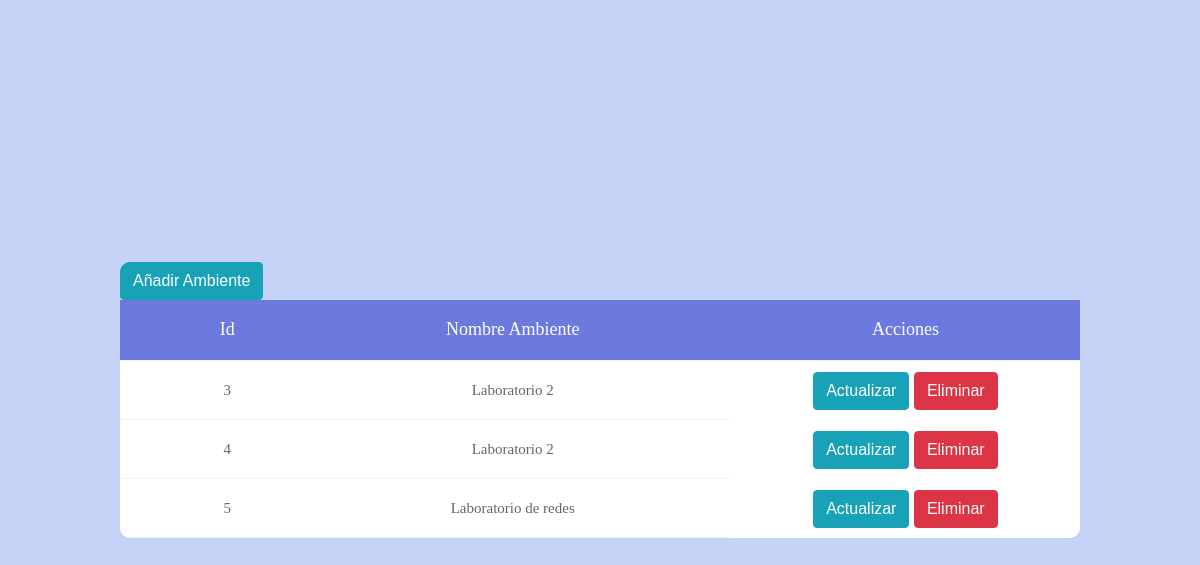
Before: /ambiente/ with the older database file.
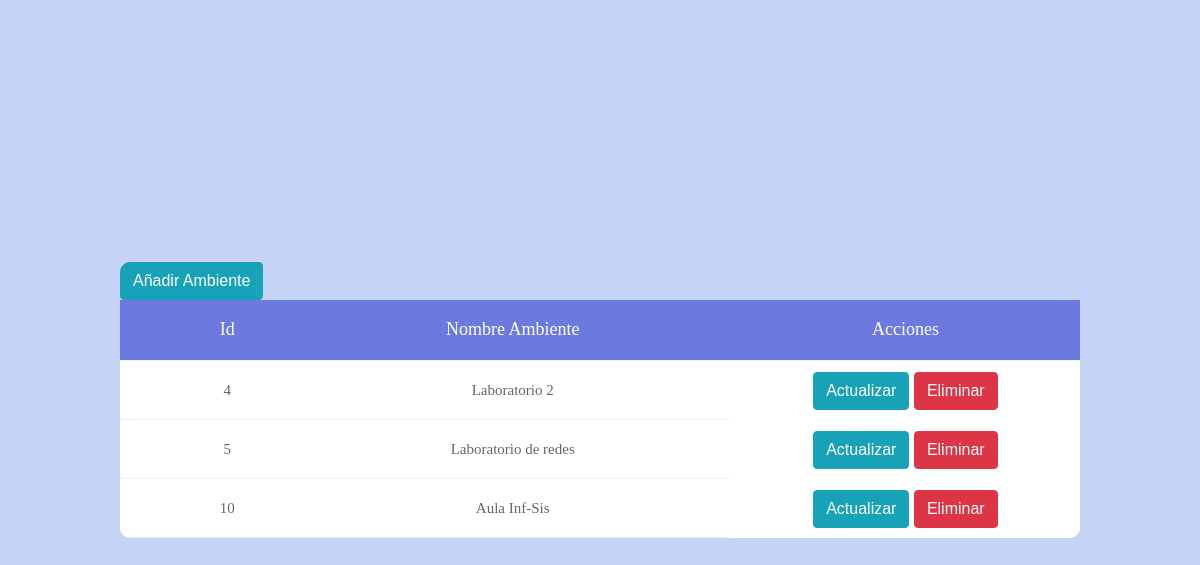
After: the same page with the newer database file.
### ambiente/models.py (models this page shows, shortened)
class Ambiente (models.Model):
    nombre_ambiente = models.CharField(max_length=200)

### ambiente/views.py (the view)
# urls.py: path('', AmbienteListView.as_view(), name='ambiente-list'),
class AmbienteListView(ListView):
    model = Ambiente

### ambiente/templates/ambiente/ambiente_list.html (shortened to what this page needs)
{% load static %}
<!DOCTYPE html>
<html lang="en">
<head>
	<link rel="stylesheet" type="text/css" href="{% static 'tabla/vendor/bootstrap/css/bootstrap.min.css' %}">
	<link rel="stylesheet" type="text/css" href="{% static 'tabla/fonts/font-awesome-4.7.0/css/font-awesome.min.css' %}">
	<link rel="stylesheet" type="text/css" href="{% static 'tabla/vendor/animate/animate.css' %}">
	<link rel="stylesheet" type="text/css" href="{% static 'tabla/vendor/select2/select2.min.css' %}">
	<link rel="stylesheet" type="text/css" href="{% static 'tabla/vendor/perfect-scrollbar/perfect-scrollbar.css' %}">
	<link rel="stylesheet" type="text/css" href="{% static 'tabla/css/util.css' %}">
	<link rel="stylesheet" type="text/css" href="{% static 'tabla/css/main.css' %}">
</head>
<body>
	<div class="limiter">
		<div class="container-table100">
			<div class="wrap-table100">
				<a class="btn btn-info"  href="{% url 'ambiente:ambiente-crear' %}">Añadir Ambiente</a>
					<div class="table">
						<div class="row header">
							<div class="cell">
								Id
							</div>
							<div class="cell">
								Nombre Ambiente
							</div>
							<div class="cell">
								Acciones
							</div>
						</div>
							{% if object_list %}
							{% for ambiente in object_list %}
						<tr>
						<div class="row">
							<div class="cell" data-title="Id Ambiente">
								{{ambiente.id}}
							</div>
							<div class="cell" data-title="Nombre Ambiente">
								{{ambiente.nombre_ambiente}}
							</div>
							<div>
								<a class="btn btn-info"  href="{% url 'ambiente:ambiente-actualizar' ambiente.pk %}">Actualizar</a>
								<a class="btn btn-danger"  href="{% url 'ambiente:ambiente-eliminar' ambiente.pk %}">Eliminar</a>
							</div>
						</div>
							{% endfor %}
							{% else %}
						<h1>
							No hay Ambientes disponbles
						</h1>
							{% endif %}
						</tr>
					</div>
			</div>
		</div>
	</div>
</body>
</html>

### ambiente/static/tabla/css/main.css (style rules this page uses)
* { margin: 0px; padding: 0px; box-sizing: border-box; }
body, html { height: 100%; font-family: sans-serif; }
a { margin: 0px; transition: all 0.4s; -webkit-transition: all 0.4s; -o-transition: all 0.4s; -moz-transition: all 0.4s; }
.limiter { width: 100%; margin: 0 auto; }
.container-table100 { width: 100%; min-height: 100vh; background: #c4d3f6; display: -webkit-box; display: -webkit-flex; display: -moz-box; display: -ms-flexbox; display: flex; align-items: center; justify-content: center; flex-wrap: wrap; padding: 33px 30px; }
.wrap-table100 { width: 960px; border-radius: 10px; overflow: hidden; }
.table { text-align: center; width: 100%; display: table; margin: 0; }
.row { display: table-row; background: #fff; }
.row.header { color: #ffffff; background: #6c7ae0; }
.cell { display: table-cell; }
.row .cell { font-family: Poppins-Regular; font-size: 15px; color: #666666; line-height: 1.2; font-weight: unset !important; padding-top: 20px; padding-bottom: 20px; border-bottom: 1px solid #f2f2f2; }
.row.header .cell { font-family: Poppins-Regular; font-size: 18px; color: #fff; line-height: 1.2; font-weight: unset !important; padding-top: 19px; padding-bottom: 19px; }
.row .cell:nth-child(1) { width: 100px; padding-left: 40px; }
.row .cell:nth-child(2) { width: 250px; }
.row .cell:nth-child(3) { width: 200px; }
.table, .row { width: 100% !important; }

Changed rows visible on the page:
removed Ambiente: id "3", nombre_ambiente "Laboratorio 2"
added Ambiente: id "10", nombre_ambiente "Aula Inf-Sis"
